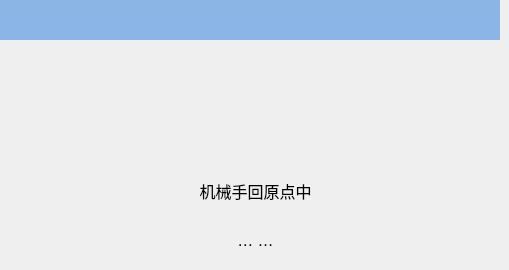
   <widget class="QWidget" name="page_7">
    <widget class="QLabel" name="label_26">
     <property name="geometry">
      <rect>
       <x>0</x>
       <y>0</y>
       <width>500</width>
       <height>40</height>
      </rect>
     </property>
     <property name="minimumSize">
      <size>
       <width>500</width>
       <height>40</height>
      </size>
     </property>
     <property name="maximumSize">
      <size>
       <width>500</width>
       <height>30</height>
      </size>
     </property>
     <property name="font">
      <font>
       <pointsize>16</pointsize>
      </font>
     </property>
     <property name="styleSheet">
      <string notr="true">QLabel{background-color:#8BB5E5;}</string>
     </property>
     <property name="text">
      <string/>
     </property>
     <property name="alignment">
      <set>Qt::AlignCenter</set>
     </property>
    </widget>
    <widget class="QLabel" name="label_27">
     <property name="geometry">
      <rect>
       <x>230</x>
       <y>70</y>
       <width>40</width>
       <height>40</height>
      </rect>
     </property>
     <property name="minimumSize">
      <size>
       <width>40</width>
       <height>40</height>
      </size>
     </property>
     <property name="maximumSize">
      <size>
       <width>40</width>
       <height>40</height>
      </size>
     </property>
     <property name="text">
      <string/>
     </property>
     <property name="pixmap">
      <pixmap resource="../resource.qrc">:/RunPage/runpage_images/alarm.png</pixmap>
     </property>
    </widget>
    <widget class="QLabel" name="label_tip2_5">
     <property name="geometry">
      <rect>
       <x>120</x>
       <y>170</y>
       <width>271</width>
       <height>41</height>
      </rect>
     </property>
     <property name="font">
      <font>
       <pointsize>12</pointsize>
      </font>
     </property>
     <property name="text">
      <string>机械手回原点中</string>
     </property>
     <property name="alignment">
      <set>Qt::AlignCenter</set>
     </property>
    </widget>
    <widget class="QLabel" name="label_tip2_6">
     <property name="geometry">
      <rect>
       <x>120</x>
       <y>220</y>
       <width>271</width>
       <height>41</height>
      </rect>
     </property>
     <property name="font">
      <font>
       <pointsize>12</pointsize>
      </font>
     </property>
     <property name="text">
      <string>… …</string>
     </property>
     <property name="alignment">
      <set>Qt::AlignCenter</set>
     </property>
    </widget>
   </widget>
